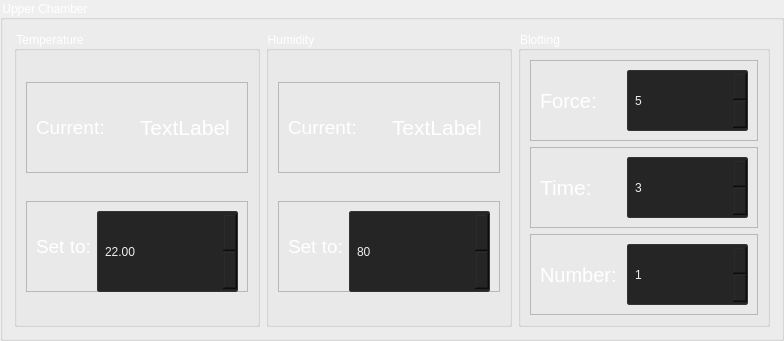
               <widget class="QGroupBox" name="upper_chamer_box">
                <property name="styleSheet">
                 <string notr="true">color: rgb(255, 255, 255)</string>
                </property>
                <property name="title">
                 <string>Upper Chamber</string>
                </property>
                <layout class="QHBoxLayout" name="horizontalLayout_4">
                 <item>
                  <widget class="QGroupBox" name="temp_box_2">
                   <property name="minimumSize">
                    <size>
                     <width>0</width>
                     <height>245</height>
                    </size>
                   </property>
                   <property name="title">
                    <string>Temperature</string>
                   </property>
                   <layout class="QVBoxLayout" name="verticalLayout_13">
                    <item>
                     <widget class="QFrame" name="frame_3">
                      <property name="minimumSize">
                       <size>
                        <width>0</width>
                        <height>91</height>
                       </size>
                      </property>
                      <property name="maximumSize">
                       <size>
                        <width>16777215</width>
                        <height>91</height>
                       </size>
                      </property>
                      <property name="frameShape">
                       <enum>QFrame::StyledPanel</enum>
                      </property>
                      <property name="frameShadow">
                       <enum>QFrame::Raised</enum>
                      </property>
                      <layout class="QHBoxLayout" name="horizontalLayout_5">
                       <item>
                        <widget class="QLabel" name="label">
                         <property name="font">
                          <font>
                           <pointsize>14</pointsize>
                          </font>
                         </property>
                         <property name="text">
                          <string>Current:</string>
                         </property>
                        </widget>
                       </item>
                       <item>
                        <widget class="QLabel" name="temp_lable_2">
                         <property name="minimumSize">
                          <size>
                           <width>91</width>
                           <height>51</height>
                          </size>
                         </property>
                         <property name="font">
                          <font>
                           <pointsize>16</pointsize>
                          </font>
                         </property>
                         <property name="text">
                          <string>TextLabel</string>
                         </property>
                        </widget>
                       </item>
                      </layout>
                     </widget>
                    </item>
                    <item>
                     <widget class="QFrame" name="frame_22">
                      <property name="minimumSize">
                       <size>
                        <width>0</width>
                        <height>91</height>
                       </size>
                      </property>
                      <property name="maximumSize">
                       <size>
                        <width>16777215</width>
                        <height>91</height>
                       </size>
                      </property>
                      <property name="frameShape">
                       <enum>QFrame::StyledPanel</enum>
                      </property>
                      <property name="frameShadow">
                       <enum>QFrame::Raised</enum>
                      </property>
                      <layout class="QHBoxLayout" name="horizontalLayout_26">
                       <item>
                        <widget class="QLabel" name="label_2">
                         <property name="font">
                          <font>
                           <pointsize>14</pointsize>
                          </font>
                         </property>
                         <property name="text">
                          <string>Set to:</string>
                         </property>
                        </widget>
                       </item>
                       <item>
                        <widget class="QDoubleSpinBox" name="temp_control_2">
                         <property name="minimumSize">
                          <size>
                           <width>141</width>
                           <height>81</height>
                          </size>
                         </property>
                         <property name="styleSheet">
                          <string notr="true">background-color: #252525;
color : #eee;
border: 1px solid #343434;
padding: 3px;
padding-left: 5px;
border-radius : 2px;</string>
                         </property>
                         <property name="value">
                          <double>22.000000000000000</double>
                         </property>
                        </widget>
                       </item>
                      </layout>
                     </widget>
                    </item>
                   </layout>
                  </widget>
                 </item>
                 <item>
                  <widget class="QGroupBox" name="humid_box_2">
                   <property name="minimumSize">
                    <size>
                     <width>0</width>
                     <height>245</height>
                    </size>
                   </property>
                   <property name="title">
                    <string>Humidity</string>
                   </property>
                   <layout class="QVBoxLayout" name="verticalLayout_14">
                    <item>
                     <widget class="QFrame" name="frame_4">
                      <property name="minimumSize">
                       <size>
                        <width>0</width>
                        <height>91</height>
                       </size>
                      </property>
                      <property name="maximumSize">
                       <size>
                        <width>16777215</width>
                        <height>91</height>
                       </size>
                      </property>
                      <property name="frameShape">
                       <enum>QFrame::StyledPanel</enum>
                      </property>
                      <property name="frameShadow">
                       <enum>QFrame::Raised</enum>
                      </property>
                      <layout class="QHBoxLayout" name="horizontalLayout_9">
                       <item>
                        <widget class="QLabel" name="label_3">
                         <property name="font">
                          <font>
                           <pointsize>14</pointsize>
                          </font>
                         </property>
                         <property name="text">
                          <string>Current:</string>
                         </property>
                        </widget>
                       </item>
                       <item>
                        <widget class="QLabel" name="humid_lable_2">
                         <property name="minimumSize">
                          <size>
                           <width>91</width>
                           <height>51</height>
                          </size>
                         </property>
                         <property name="font">
                          <font>
                           <pointsize>16</pointsize>
                          </font>
                         </property>
                         <property name="text">
                          <string>TextLabel</string>
                         </property>
                        </widget>
                       </item>
                      </layout>
                     </widget>
                    </item>
                    <item>
                     <widget class="QFrame" name="frame_23">
                      <property name="minimumSize">
                       <size>
                        <width>0</width>
                        <height>91</height>
                       </size>
                      </property>
                      <property name="maximumSize">
                       <size>
                        <width>16777215</width>
                        <height>91</height>
                       </size>
                      </property>
                      <property name="frameShape">
                       <enum>QFrame::StyledPanel</enum>
                      </property>
                      <property name="frameShadow">
                       <enum>QFrame::Raised</enum>
                      </property>
                      <layout class="QHBoxLayout" name="horizontalLayout_27">
                       <item>
                        <widget class="QLabel" name="label_7">
                         <property name="font">
                          <font>
                           <pointsize>14</pointsize>
                          </font>
                         </property>
                         <property name="text">
                          <string>Set to:</string>
                         </property>
                        </widget>
                       </item>
                       <item>
                        <widget class="QDoubleSpinBox" name="humid_control_2">
                         <property name="minimumSize">
                          <size>
                           <width>141</width>
                           <height>81</height>
                          </size>
                         </property>
                         <property name="styleSheet">
                          <string notr="true">background-color: #252525;
color : #eee;
border: 1px solid #343434;
padding: 3px;
padding-left: 5px;
border-radius : 2px;</string>
                         </property>
                         <property name="decimals">
                          <number>0</number>
                         </property>
                         <property name="value">
                          <double>80.000000000000000</double>
                         </property>
                        </widget>
                       </item>
                      </layout>
                     </widget>
                    </item>
                   </layout>
                  </widget>
                 </item>
                 <item>
                  <widget class="QGroupBox" name="blotting_box_2">
                   <property name="minimumSize">
                    <size>
                     <width>0</width>
                     <height>245</height>
                    </size>
                   </property>
                   <property name="title">
                    <string>Blotting</string>
                   </property>
                   <layout class="QVBoxLayout" name="verticalLayout_7">
                    <item>
                     <widget class="QFrame" name="frame_6">
                      <property name="minimumSize">
                       <size>
                        <width>0</width>
                        <height>0</height>
                       </size>
                      </property>
                      <property name="frameShape">
                       <enum>QFrame::StyledPanel</enum>
                      </property>
                      <property name="frameShadow">
                       <enum>QFrame::Raised</enum>
                      </property>
                      <layout class="QHBoxLayout" name="horizontalLayout_12">
                       <item>
                        <widget class="QLabel" name="label_4">
                         <property name="minimumSize">
                          <size>
                           <width>61</width>
                           <height>41</height>
                          </size>
                         </property>
                         <property name="font">
                          <font>
                           <pointsize>15</pointsize>
                          </font>
                         </property>
                         <property name="text">
                          <string>Force:</string>
                         </property>
                        </widget>
                       </item>
                       <item>
                        <widget class="QDoubleSpinBox" name="blotting_force_control_2">
                         <property name="minimumSize">
                          <size>
                           <width>121</width>
                           <height>61</height>
                          </size>
                         </property>
                         <property name="styleSheet">
                          <string notr="true">background-color: #252525;
color : #eee;
border: 1px solid #343434;
padding: 3px;
padding-left: 5px;
border-radius : 2px;</string>
                         </property>
                         <property name="decimals">
                          <number>0</number>
                         </property>
                         <property name="maximum">
                          <double>10.000000000000000</double>
                         </property>
                         <property name="value">
                          <double>5.000000000000000</double>
                         </property>
                        </widget>
                       </item>
                      </layout>
                     </widget>
                    </item>
                    <item>
                     <widget class="QFrame" name="frame_7">
                      <property name="frameShape">
                       <enum>QFrame::StyledPanel</enum>
                      </property>
                      <property name="frameShadow">
                       <enum>QFrame::Raised</enum>
                      </property>
                      <layout class="QHBoxLayout" name="horizontalLayout_13">
                       <item>
                        <widget class="QLabel" name="label_5">
                         <property name="minimumSize">
                          <size>
                           <width>81</width>
                           <height>41</height>
                          </size>
                         </property>
                         <property name="font">
                          <font>
                           <family>Arial</family>
                           <pointsize>16</pointsize>
                          </font>
                         </property>
                         <property name="text">
                          <string>Time:</string>
                         </property>
                        </widget>
                       </item>
                       <item>
                        <widget class="QDoubleSpinBox" name="blotting_time_control_2">
                         <property name="minimumSize">
                          <size>
                           <width>121</width>
                           <height>61</height>
                          </size>
                         </property>
                         <property name="styleSheet">
                          <string notr="true">background-color: #252525;
color : #eee;
border: 1px solid #343434;
padding: 3px;
padding-left: 5px;
border-radius : 2px;</string>
                         </property>
                         <property name="decimals">
                          <number>0</number>
                         </property>
                         <property name="maximum">
                          <double>10.000000000000000</double>
                         </property>
                         <property name="value">
                          <double>3.000000000000000</double>
                         </property>
                        </widget>
                       </item>
                      </layout>
                     </widget>
                    </item>
                    <item>
                     <widget class="QFrame" name="frame_8">
                      <property name="frameShape">
                       <enum>QFrame::StyledPanel</enum>
                      </property>
                      <property name="frameShadow">
                       <enum>QFrame::Raised</enum>
                      </property>
                      <layout class="QHBoxLayout" name="horizontalLayout_14">
                       <item>
                        <widget class="QLabel" name="label_6">
                         <property name="minimumSize">
                          <size>
                           <width>81</width>
                           <height>41</height>
                          </size>
                         </property>
                         <property name="font">
                          <font>
                           <pointsize>15</pointsize>
                          </font>
                         </property>
                         <property name="text">
                          <string>Number:</string>
                         </property>
                        </widget>
                       </item>
                       <item>
                        <widget class="QDoubleSpinBox" name="blotting_number_control_2">
                         <property name="minimumSize">
                          <size>
                           <width>121</width>
                           <height>61</height>
                          </size>
                         </property>
                         <property name="styleSheet">
                          <string notr="true">background-color: #252525;
color : #eee;
border: 1px solid #343434;
padding: 3px;
padding-left: 5px;
border-radius : 2px;</string>
                         </property>
                         <property name="decimals">
                          <number>0</number>
                         </property>
                         <property name="maximum">
                          <double>10.000000000000000</double>
                         </property>
                         <property name="value">
                          <double>1.000000000000000</double>
                         </property>
                        </widget>
                       </item>
                      </layout>
                     </widget>
                    </item>
                   </layout>
                  </widget>
                 </item>
                </layout>
               </widget>
